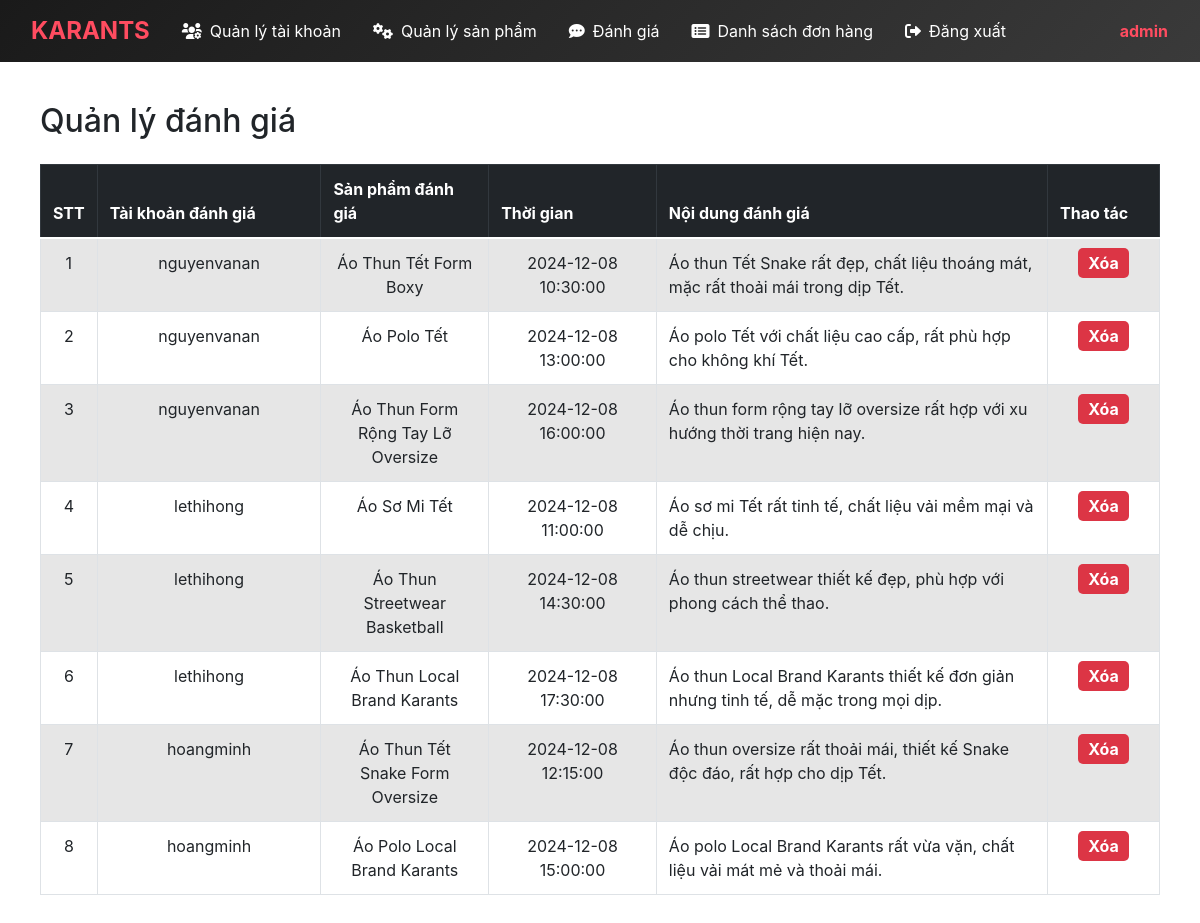
Page /admin/comments.php on the committed database.
### tables this page shows
CREATE TABLE `comments` (
  `comment_id` INT(11) NOT NULL AUTO_INCREMENT,
  `user_id` INT(11) NOT NULL,
  `product_id` INT(11) NOT NULL,
  `date` DATETIME NOT NULL,   
  `content` TEXT NOT NULL,
  PRIMARY KEY (`comment_id`),
  FOREIGN KEY (`user_id`) REFERENCES `users`(`user_id`) ON DELETE CASCADE,   
  FOREIGN KEY (`product_id`) REFERENCES `products`(`product_id`) ON DELETE CASCADE   
);

CREATE TABLE `users` (
  `user_id` INT(11) NOT NULL AUTO_INCREMENT, 
  `username` VARCHAR(50) NOT NULL,
  `email` VARCHAR(100) NOT NULL,
  `password` VARCHAR(255) NOT NULL,
  `name` VARCHAR(100) NOT NULL,
  `address` TEXT NOT NULL,
  PRIMARY KEY (`user_id`)
);

CREATE TABLE `products` (
  `product_id` INT(11) NOT NULL AUTO_INCREMENT,
  `name` VARCHAR(40) NOT NULL,
  `price` INT(11) NOT NULL,
  `image` VARCHAR(255) NOT NULL,
  `description` TEXT NOT NULL,
  PRIMARY KEY (`product_id`)
);

### admin/comments.php (the view, shortened to what this page needs)
<!DOCTYPE html>
<html lang="en">
<head>
    <link href="https://cdn.jsdelivr.net/npm/bootstrap@5.0.2/dist/css/bootstrap.min.css" rel="stylesheet">
</head>
<body>
    <?php include "layouts/appbar.php"; ?>
    <div class="table-container">
        <h2 class="mb-4">Quản lý đánh giá</h2>
        <table class="table table-bordered table-striped align-middle">
            <thead class="table-dark">
                <tr>
                    <th scope="col" style="width: 5%;">STT</th>
                    <th scope="col" style="width: 20%;">Tài khoản đánh giá</th>
                    <th scope="col" style="width: 15%;">Sản phẩm đánh giá</th>
                    <th scope="col" style="width: 15%;">Thời gian</th>
                    <th scope="col" style="width: 35%;">Nội dung đánh giá</th>
                    <th scope="col" style="width: 10%;">Thao tác</th>
                </tr>
            </thead>
            <tbody>
            <?php
            require_once("services/connect_db.php");
            $query = "
                SELECT
                    comments.comment_id AS comment_id,
                    users.username AS account,
                    products.name AS product_name,
                    comments.date,
                    comments.content
                FROM comments
                JOIN users ON comments.user_id = users.user_id
                JOIN products ON comments.product_id = products.product_id
            ";
            $result = mysqli_query($connect, $query);
            $data = [];
            while ($row = mysqli_fetch_array($result, MYSQLI_ASSOC)) {
                $data[] = $row;
            }
            $index = 1;
            foreach ($data as $item) {
                echo '
                <tr>
                    <td class="text-center">' . ($index++) . '</td>
                    <td class="text-center">' . htmlspecialchars($item['account']) . '</td>
                    <td class="text-center">' . htmlspecialchars($item['product_name']) . '</td>
                    <td class="text-center">' . htmlspecialchars($item['date']) . '</td>
                    <td>' . htmlspecialchars($item['content']) . '</td>
                    <td class="text-center">
                        <a href="?id=' . $item['comment_id'] . '" class="action-btn btn-delete">Xóa</a>
                    </td>
                </tr>';
            }
            ?>
            </tbody>
        </table>
    </div>
</body>
</html>

### admin/comments.php (style rules this page uses)
body { font-family: Arial, sans-serif; }
.table-container { padding: 40px; }
.action-btn { color: #fff; font-weight: bold; text-decoration: none; padding: 5px 10px; border-radius: 5px; }
.btn-delete { background-color: #dc3545; }

### rows in the picture
comments: user.username "nguyenvanan", product.name "Áo Thun Tết Form Boxy", date "2024-12-08 10:30:00", content "Áo thun Tết Snake rất đẹp, chất liệu thoáng mát, mặc rất thoải mái trong dịp Tết."
comments: user.username "nguyenvanan", product.name "Áo Polo Tết", date "2024-12-08 13:00:00", content "Áo polo Tết với chất liệu cao cấp, rất phù hợp cho không khí Tết."
comments: user.username "nguyenvanan", product.name "Áo Thun Form Rộng Tay Lỡ Oversize", date "2024-12-08 16:00:00", content "Áo thun form rộng tay lỡ oversize rất hợp với xu hướng thời trang hiện nay."
comments: user.username "lethihong", product.name "Áo Sơ Mi Tết", date "2024-12-08 11:00:00", content "Áo sơ mi Tết rất tinh tế, chất liệu vải mềm mại và dễ chịu."
comments: user.username "lethihong", product.name "Áo Thun Streetwear Basketball", date "2024-12-08 14:30:00", content "Áo thun streetwear thiết kế đẹp, phù hợp với phong cách thể thao."
comments: user.username "lethihong", product.name "Áo Thun Local Brand Karants", date "2024-12-08 17:30:00", content "Áo thun Local Brand Karants thiết kế đơn giản nhưng tinh tế, dễ mặc trong mọi dịp."
comments: user.username "hoangminh", product.name "Áo Thun Tết Snake Form Oversize", date "2024-12-08 12:15:00", content "Áo thun oversize rất thoải mái, thiết kế Snake độc đáo, rất hợp cho dịp Tết."
comments: user.username "hoangminh", product.name "Áo Polo Local Brand Karants", date "2024-12-08 15:00:00", content "Áo polo Local Brand Karants rất vừa vặn, chất liệu vải mát mẻ và thoải mái."
